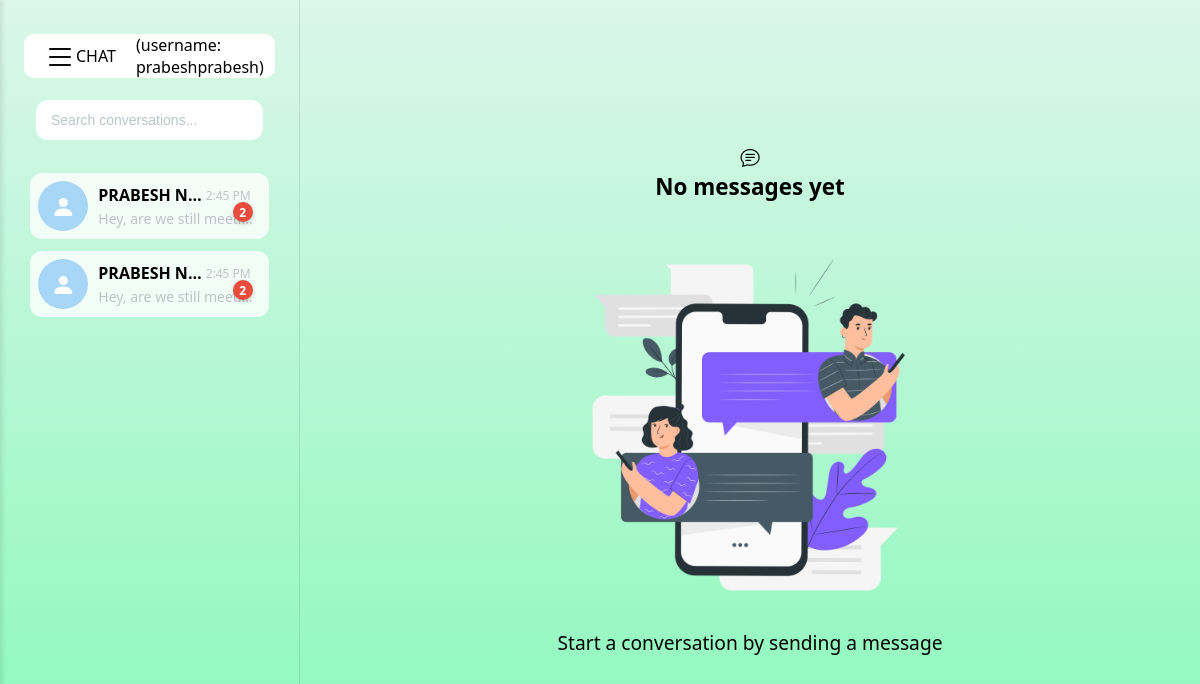
/ (signed in), run on an earlier commit of the app's database.
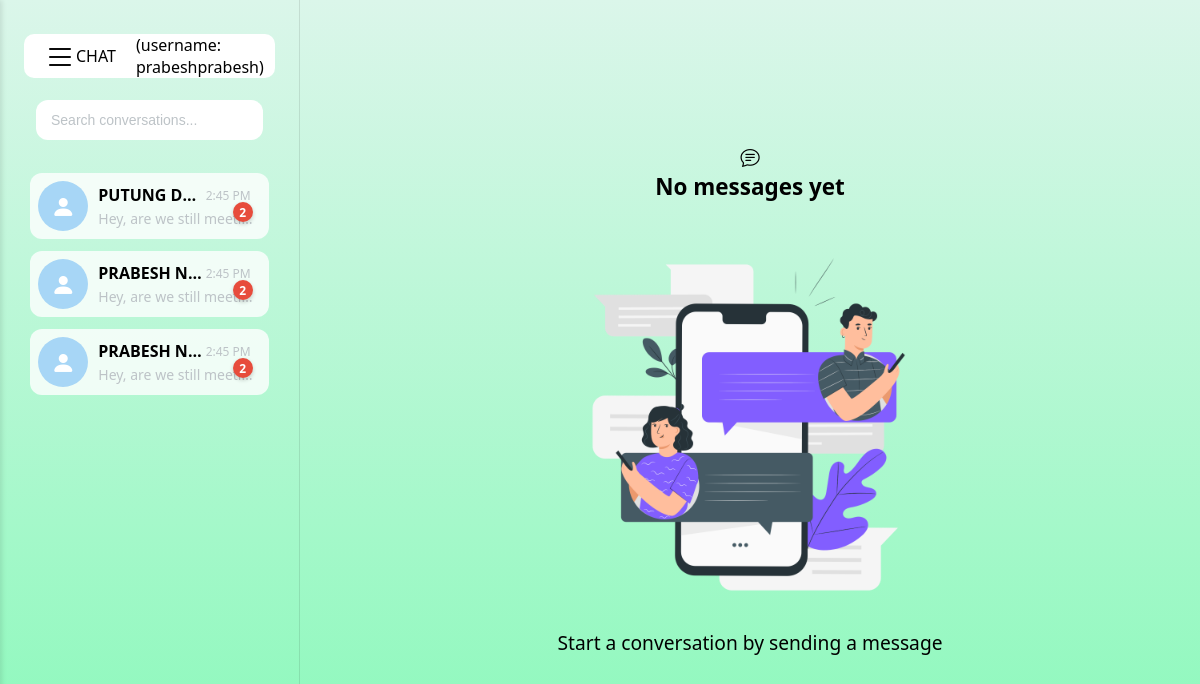
And on a later commit of the database.
### chat/models.py (models this page shows)
class CustomUser(AbstractUser):
    friends = models.ManyToManyField(
        'self',
        through="FriendShip",
        symmetrical=False,
        related_name='friend_set',
        blank=True
    )
    def __str__(self):
        return self.username

### chat/views.py (the view, shortened to what this page needs)
# urls.py: path('',include('chat.urls'))
@login_required()
def chat(request):
    my_friends = request.user.friends.all()
    not_my_friend = request.user.friend_set.all()
    all_friends = my_friends.union(not_my_friend)
    room_code = chats = friend =  None
    receiver_id = request.GET.get('id')
    return render(request,'chat.html',{
        'friends':all_friends,
        'my_friend_only':my_friends,
        'friend':friend,
        'room_code':room_code,
        'chat_type':'solo_chat',
        })

### chat/templates/chat.html (shortened to what this page needs)
{% extends 'basechat.html' %}
{% load static %}
{% block friendorgroup %}
    {% for f in friends %}
    <div class="chat-card {% if f == friend %}active{% endif %}" data-slug="{{ f.id }}">
        <div class="chat-image flex"><i class="bi bi-person-fill"></i></div>
        <div class="chat-card-right">
            <div class="chat-card-right-top">
                <div class="chat-name"> {{ f.first_name | upper }} {{ f.last_name | upper }}</div>
                <div class="chat-time">2:45 PM</div>
            </div>
            <div class="chat-last-message">Hey, are we still meeting today?</div>
            <div class="chat-card unread">2</div>
        </div>
    </div>
    {% endfor %}
{% endblock %}

### chat/templates/basechat.html (shortened to what this page needs)
{% load static %}
<!DOCTYPE html>
<html lang="en">
<head>
    <link href="https://cdn.jsdelivr.net/npm/bootstrap-icons@1.11.0/font/bootstrap-icons.css" rel="stylesheet">
    <link href="https://cdnjs.cloudflare.com/ajax/libs/font-awesome/6.4.0/css/all.min.css" rel="stylesheet">
    <link rel="stylesheet" href="{% static 'css/chat.css' %}">
</head>
<body>
    <div class="container" id="roomCode" data-room-code="{{ room_code|default:'' }}">
        <div class="select-user-bar" id="select-user-bar">
            <div class="nav">
                <div><i class="bi bi-list"></i></div>
                <div style="margin-left: 20px;margin-right: 20px;">CHAT</div>
                <p>(username: {{ request.user }})</p>
            </div>
            <div class="search-box">
                <input type="text" class="search-input" placeholder="Search conversations...">
            </div>
            {% block friendorgroup %}
            {% endblock %}
        </div>
        <div class="blank-content-container" id="blank-content-container">
            {% if not friend %}
            <div class="blank-content">
                <i class="bi bi-chat-text"></i>
                <h3>No messages yet</h3><br>
                <img src="{% static 'images/Messages-pana.png' %}" alt="Error" height="400" width="400">
                <p>Start a conversation by sending a message</p>
            </div>
            {% endif %}
        </div>
    </div>
</body>
</html>

### chat/static/css/chat.css (style rules this page uses)
:root { --primary-bg: linear-gradient(to bottom, #dbf6ea, #88f9b9); --secondary-bg: #ffffff; --accent-color: #a7d6f6; --accent-color2: linear-gradient(to bottom, #4a4848, #53936e); --hover-color: #2ecc71; --text-color: #000000; --text-secondary: #bdc3c7; --card-bg: rgba(255, 255, 255, 0.8); --input-bg: rgba(44, 62, 80, 0.7); --page-bg: linear-gradient(135deg, #d0eee1, #bafed7); --error-color: #e74c3c; --success-color: #2ecc71; --border-radius: 12px; --transition-speed: 0.3s; }
* { margin: 0; padding: 0; box-sizing: border-box; }
body { background: var(--primary-bg); height: 100dvh; overflow: hidden; font-family: 'Segoe UI', Tahoma, Geneva, Verdana, sans-serif; color: var(--text-color); }
.flex { display: flex; flex-direction: column; justify-content: center; align-items: center; }
.container { display: flex; flex-direction: row; align-items: stretch; width: 100%; height: 100%; }
.select-user-bar { flex: 1; max-width: 25%; border-right: 1px solid rgba(0, 0, 0, 0.1); display: flex; flex-direction: column; align-items: center; height: 100%; overflow-x: hidden; overflow-y: auto; position: relative; padding: 2%; }
.search-box { width: 100%; height: auto; padding: 12px; }
.search-input { width: 100%; padding: 10px 15px; border-radius: var(--border-radius); height: 40px; border: none; color: var(--text-color); font-size: 14px; margin-bottom: 15px; }
.search-input::placeholder { color: var(--text-secondary); }
.chat-card { display: flex; flex-direction: row; align-items: center; border-radius: var(--border-radius); width: 95%; height: auto; background-color: var(--card-bg); margin: 6px; padding: 8px; transition: transform var(--transition-speed), background-color var(--transition-speed); position: relative; box-sizing: border-box; }
.chat-card .unread { position: absolute; right: 10px; top: 50%; transform: translateY(-50%); width: 20px; height: 20px; background-color: var(--error-color); border-radius: 50%; display: flex; justify-content: center; align-items: center; font-size: 12px; font-weight: bold; color: white; box-shadow: 0 2px 4px rgba(0, 0, 0, 0.2); }
.chat-image { flex-shrink: 0; height: 50px; width: 50px; border-radius: 50%; margin-right: 10px; background-color: var(--accent-color); color: white; font-size: 24px; overflow: hidden; transition: transform 0.2s; }
.chat-card-right { flex: 1; display: flex; flex-direction: column; justify-content: center; overflow: hidden; }
.chat-card-right-top { display: flex; flex-direction: row; justify-content: space-between; align-items: center; padding-right: 10px; font-size: 16px; overflow: hidden; }
.chat-name { font-weight: 600; white-space: nowrap; overflow: hidden; text-overflow: ellipsis; max-width: 70%; }
.chat-time { font-size: 12px; color: var(--text-secondary); white-space: nowrap; }
.chat-last-message { padding-top: 3px; font-size: 14px; color: var(--text-secondary); white-space: nowrap; overflow: hidden; text-overflow: ellipsis; max-width: 100%; }
.blank-content-container { flex: auto; display: none; }
.blank-content { display: flex; height: 100%; flex: 1; flex-direction: column; align-items: center; justify-content: center; background-color: var(--primary-bg); font-size: larger; }
.nav { display: flex; background: var(--secondary-bg); align-items: center; width: 100%; cursor: pointer; border-radius: 10px; margin: 10px; transition: transform var(--transition-speed), background-color var(--transition-speed); }
.bi-list { width: 100%; position: relative; left: 20px; font-size:2rem; }
@media (min-width: 1200px) { .select-user-bar { width: 320px; } }
@media (min-width: 1200px) { .chat-name { max-width: 220px; } }
@media (min-width: 1200px) { .chat-last-message { max-width: 300px; } }

What changed in the data, as far as the page shows it:
now on this page (row edited): CustomUser: first_name "PUTUNG", last_name "D…"
